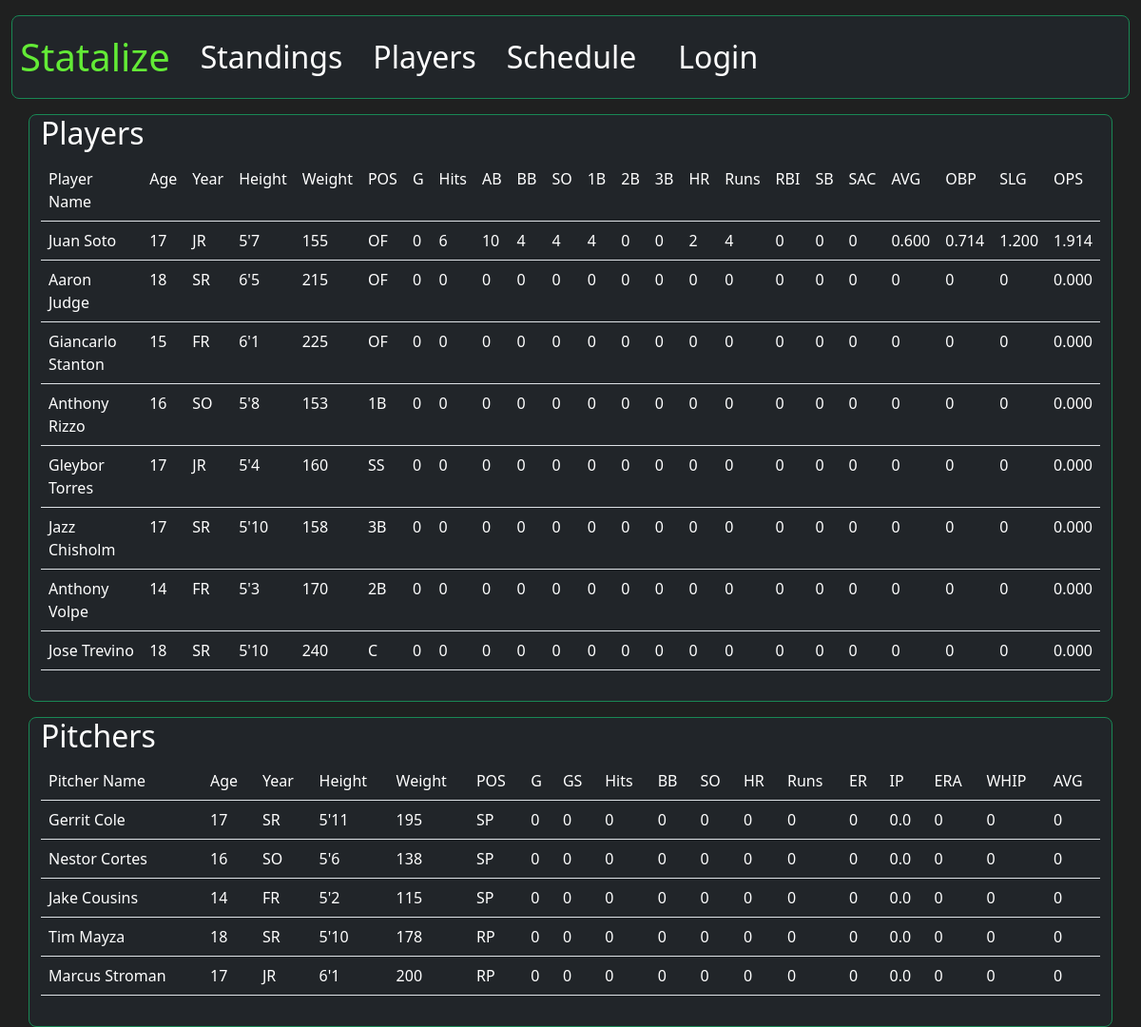
The app's page /teams/3453ecba-fa8b-4222-9c90-17f8ca633091/ with its own data.
### statalize_app/models.py (models this page shows, shortened)
class player (models.Model):
    id = models.UUIDField(primary_key=True, default=uuid.uuid4, editable=False)
    plays_for = models.ForeignKey(team, on_delete=models.CASCADE)
    player_name = models.CharField(max_length=50)
    player_age = models.PositiveIntegerField()
    player_year = models.CharField(max_length=3, choices=YEAR_IN_SCHOOL_CHOICES)
    player_position = models.CharField(max_length=10, choices=Position_Choices, default=NoPosition)
    player_height = models.CharField(max_length= 5)
    player_weight = models.CharField(max_length= 3)
    player_games = models.PositiveIntegerField(default=0)
    player_hits = models.PositiveIntegerField(default=0)
    player_AB = models.PositiveIntegerField(default=0)
    player_BB = models.PositiveIntegerField(default=0)
    player_SO = models.PositiveIntegerField(default=0)
    player_Singles = models.PositiveIntegerField(default=0)
    player_Doubles = models.PositiveIntegerField(default=0)
    player_Triples = models.PositiveIntegerField(default=0)
    player_HR = models.PositiveIntegerField(default=0)
    player_Runs = models.PositiveIntegerField(default=0)
    player_RBI = models.PositiveIntegerField(default=0)
    player_SB = models.PositiveIntegerField(default=0)
    player_SAC = models.PositiveIntegerField(default=0)

class pitcher (models.Model):
        id = models.UUIDField(primary_key=True, default=uuid.uuid4, editable=False)
        pitches_for = models.ForeignKey(team, on_delete=models.CASCADE)
        pitcher_name = models.CharField(max_length=50)
        pitcher_age = models.PositiveIntegerField()
        pitcher_year = models.CharField(max_length=3, choices=YEAR_IN_SCHOOL_CHOICES)
        pitcher_position = models.CharField(max_length=10, choices=Pitcher_Choices, default=NoPitcher)
        pitcher_height = models.CharField(max_length=4)
        pitcher_weight = models.CharField(max_length=3)
        pitcher_SO = models.PositiveIntegerField(default=0)
        pitcher_hits = models.PositiveIntegerField(default=0)
        pitcher_walks = models.PositiveIntegerField(default=0)
        pitcher_HR = models.PositiveIntegerField(default=0)
        pitcher_IP = models.FloatField(default=0)
        pitcher_runs = models.PositiveIntegerField(default=0)
        pitcher_ER = models.PositiveIntegerField(default=0)
        pitcher_games = models.PositiveIntegerField(default=0)
        pitcher_GS = models.PositiveIntegerField(default=0)
        pitcher_AB = models.PositiveIntegerField(default=0)

### statalize_app/views.py (the view)
# urls.py: path('teams/<uuid:id>/', display_team, name = 'teams'),
def display_team(request, id):
    set_team = get_object_or_404(team, id=id)
    teams_players = player.objects.all().filter(plays_for=set_team.id)
    teams_pitchers = pitcher.objects.all().filter(pitches_for=set_team.id)
    player_stats = []
    pitcher_stats = []
    for Player in teams_players:
        avg = calculate_avg(Player.player_hits, Player.player_AB)
        obp = calculate_obp(Player.player_hits, Player.player_BB, Player.player_AB)
        slg = calculate_slg(Player.player_Singles, Player.player_Doubles, Player.player_Triples, Player.player_HR, Player.player_AB)
        ops = calculate_ops(obp, slg)
        player_stats.append({
            'name': Player.player_name,
            'age': Player.player_age,
            'year': Player.player_year,
            'height': Player.player_height,
            'weight': Player.player_weight,
            'position':Player.player_position,
            'games': Player.player_games,
            'hits': Player.player_hits,
            'AB': Player.player_AB,
            'BB': Player.player_BB,
            'SO': Player.player_SO,
            'Singles': Player.player_Singles,
            'Doubles': Player.player_Doubles,
            'Triples': Player.player_Triples,
            'HR': Player.player_HR,
            'Runs': Player.player_Runs,
            'RBI': Player.player_RBI,
            'SB': Player.player_SB,
            'SAC': Player.player_SAC,
            'avg': avg,
            'obp': obp,
            'slg': slg,
            'ops': ops,
            'stats': Player,
        })
    for Pitcher in teams_pitchers:
        era = calculate_ERA(Pitcher.pitcher_ER, Pitcher.pitcher_IP)
        avg = calculate_avg(Pitcher.pitcher_hits, Pitcher.pitcher_AB)
        whip = calculate_WHIP(Pitcher.pitcher_walks, Pitcher.pitcher_hits, Pitcher.pitcher_IP)
        pitcher_stats.append({
            'name': Pitcher.pitcher_name,
            'age': Pitcher.pitcher_age,
            'year': Pitcher.pitcher_year,
            'height': Pitcher.pitcher_height,
            'weight': Pitcher.pitcher_weight,
            'position':Pitcher.pitcher_position,
            'games': Pitcher.pitcher_games,
            'GS': Pitcher.pitcher_GS,
            'IP': Pitcher.pitcher_IP,
            'hits': Pitcher.pitcher_hits,
            'AB': Pitcher.pitcher_AB,
            'walks': Pitcher.pitcher_walks,
            'SO': Pitcher.pitcher_SO,
            'HR': Pitcher.pitcher_HR,
            'Runs': Pitcher.pitcher_runs,
            'ER':Pitcher.pitcher_ER,
            'era': round(era, 2),
            'avg': avg,
            'whip': round(whip, 2),
            'stats': Pitcher,
        })
    context = {"Team": set_team, "Players": teams_players, 'player_stats': player_stats, 'pitcher_stats': pitcher_stats}
    return render(request, 'statalize/teams.html', context)

### statalize_app/util.py (called while the page is built)
def calculate_avg(hits, AB):
    if AB == 0:
        return 0
    return ("{:10.3f}".format(hits/AB))

def calculate_obp(hits, BB, AB):
    if AB == 0:
        return 0
    return ("{:10.3f}".format((hits + BB) / (AB + BB)))

def calculate_slg(singles, doubles, triples, HR, AB):
    if AB == 0:
        return 0
    total_bases = singles + (2 * doubles) + (3 * triples) + (4 * HR)
    return ("{:10.3f}".format(total_bases / AB))

def calculate_ops(OBP, SLG):
    SLG = float(SLG)
    OBP = float(OBP)
    return ("{:10.3f}".format(SLG + OBP))

def calculate_WHIP(walks, hits, IP):
    if IP == 0:
        return 0
    new_IP = fix_bad_american_baseball_decimals(IP)
    return (walks + hits)/new_IP

def calculate_ERA(ER, IP):
    if IP == 0:
        return 0
    new_IP = fix_bad_american_baseball_decimals(IP)
    return (ER*9)/new_IP

### templates/statalize/teams.html (shortened to what this page needs)
{% extends 'base.html' %}
{% block body %}
<div class = "container bg-dark border border-success mt-3 rounded-3">
  <h2>
        Players
  </h2>
<table class=" sortable table">
<tr>
    <td>Player Name</td>
    <td>Age</td>
    <td>Year</td>
    <td>Height</td>
    <td>Weight</td>
    <td>POS</td>
    <td>G</td>
    <td>Hits</td>
    <td>AB</td>
    <td>BB</td>
    <td>SO</td>
    <td>1B</td>
    <td>2B</td>
    <td>3B</td>
    <td>HR</td>
    <td>Runs</td>
    <td>RBI</td>
    <td>SB</td>
    <td>SAC</td>
    <td>AVG</td>
    <td>OBP</td>
    <td>SLG</td>
    <td>OPS</td>
</tr>
      {% for Player in player_stats %}
    <tr>
        <td>{{Player.name}}</td>
        <td>{{Player.age}}</td>
        <td>{{Player.year}}</td>
        <td>{{Player.height}}</td>
        <td>{{Player.weight}}</td>
        <td>{{Player.position}}</td>
        <td>{{Player.games}}</td>
        <td>{{Player.hits}}</td>
        <td>{{Player.AB}}</td>
        <td>{{Player.BB}}</td>
        <td>{{Player.SO}}</td>
        <td>{{Player.Singles}}</td>
        <td>{{Player.Doubles}}</td>
        <td>{{Player.Triples}}</td>
        <td>{{Player.HR}}</td>
        <td>{{Player.Runs}}</td>
        <td>{{Player.RBI}}</td>
        <td>{{Player.SB}}</td>
        <td>{{Player.SAC}}</td>
        <td>{{Player.avg}}</td>
        <td>{{Player.obp}}</td>
        <td>{{Player.slg}}</td>
        <td>{{Player.ops}}</td>
    </tr>
  {% endfor %}
</table>
    <div class ="container pb-3"></div>
</div>
<div class = "container bg-dark border border-success mt-3 rounded-3">
<h2>Pitchers</h2>
<table class = "sortable table">
<tr>
    <td>Pitcher Name</td>
    <td>Age</td>
    <td>Year</td>
    <td>Height</td>
    <td>Weight</td>
    <td>POS</td>
    <td>G</td>
    <td>GS</td>
    <td>Hits</td>
    <td>BB</td>
    <td>SO</td>
    <td>HR</td>
    <td>Runs</td>
    <td>ER</td>
    <td>IP</td>
    <td>ERA</td>
    <td>WHIP</td>
    <td>AVG</td>
</tr>
      {% for Pitcher in pitcher_stats %}
    <tr>
        <td>{{Pitcher.name}}</td>
        <td>{{Pitcher.age}}</td>
        <td>{{Pitcher.year}}</td>
        <td>{{Pitcher.height}}</td>
        <td>{{Pitcher.weight}}</td>
        <td>{{Pitcher.position}}</td>
        <td>{{Pitcher.games}}</td>
        <td>{{Pitcher.GS}}</td>
        <td>{{Pitcher.hits}}</td>
        <td>{{Pitcher.walks}}</td>
        <td>{{Pitcher.SO}}</td>
        <td>{{Pitcher.HR}}</td>
        <td>{{Pitcher.Runs}}</td>
        <td>{{Pitcher.ER}}</td>
        <td>{{Pitcher.IP}}</td>
        <td>{{Pitcher.era}}</td>
        <td>{{Pitcher.whip}}</td>
        <td>{{Pitcher.avg}}</td>
    </tr>
  {% endfor %}
</table>
    <div class ="container pb-3"></div>
</div>
{% endblock %}

### templates/base.html (style rules this page uses)
body { background-color:#1f2020; }
h2 { color:white; }
tr { color:white; }
td { color:white; }

### records on screen
player: name "Juan Soto", age "17", year "JR", height "5'7", weight "155", position "OF", games "0", hits "6", AB "10", BB "4", SO "4", Singles "4", Doubles "0", Triples "0", HR "2", Runs "4", RBI "0", SB "0", SAC "0", avg "0.600", obp "0.714", slg "1.200", ops "1.914"
player: name "Aaron Judge", year "SR", height "6'5", weight "215", position "OF"
player: name "Giancarlo Stanton", year "FR", height "6'1", weight "225", position "OF"
player: name "Anthony Rizzo", year "SO", height "5'8", weight "153", position "1B"
player: name "Gleybor Torres", year "JR", height "5'4", weight "160", position "SS"
player: name "Jazz Chisholm", year "SR", height "5'10", weight "158", position "3B"
player: name "Anthony Volpe", year "FR", height "5'3", weight "170", position "2B"
player: name "Jose Trevino", year "SR", height "5'10", weight "240"
pitcher: name "Gerrit Cole", year "SR", height "5'11", weight "195", position "SP", IP "0.0"
pitcher: name "Nestor Cortes", year "SO", height "5'6", weight "138", position "SP", IP "0.0"
pitcher: name "Jake Cousins", year "FR", height "5'2", weight "115", position "SP", IP "0.0"
pitcher: name "Tim Mayza", year "SR", height "5'10", weight "178", position "RP", IP "0.0"
pitcher: name "Marcus Stroman", year "JR", height "6'1", weight "200", position "RP", IP "0.0"

### other values on screen
{{ Player.age }} "18" "15" "16" "17" "17" "14" "18"
{{ Player.games }} "0" "0" "0" "0" "0" "0" "0"
{{ Player.hits }} "0" "0" "0" "0" "0" "0" "0"
{{ Player.AB }} "0" "0" "0" "0" "0" "0" "0"
{{ Player.BB }} "0" "0" "0" "0" "0" "0" "0"
{{ Player.SO }} "0" "0" "0" "0" "0" "0" "0"
{{ Player.Singles }} "0" "0" "0" "0" "0" "0" "0"
{{ Player.Doubles }} "0" "0" "0" "0" "0" "0" "0"
{{ Player.Triples }} "0" "0" "0" "0" "0" "0" "0"
{{ Player.HR }} "0" "0" "0" "0" "0" "0" "0"
{{ Player.Runs }} "0" "0" "0" "0" "0" "0" "0"
{{ Player.RBI }} "0" "0" "0" "0" "0" "0" "0"
{{ Player.SB }} "0" "0" "0" "0" "0" "0" "0"
{{ Player.SAC }} "0" "0" "0" "0" "0" "0" "0"
{{ Player.avg }} "0" "0" "0" "0" "0" "0" "0"
